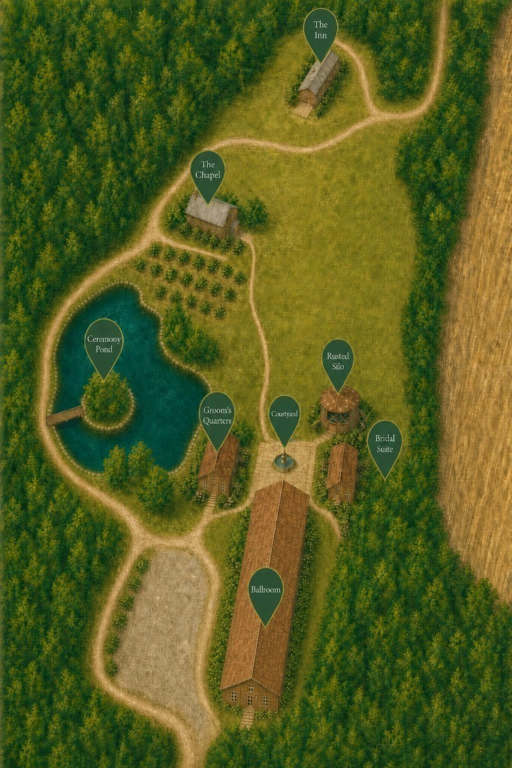
#> input picture public/maps/hidden-acres-grounds-illustrated.png, 1024 x 1536 px, found by its file name (shown at 1/2 size)
$ python _qa_sample_white_v11.py
#> lines starting #> are read from the running program, lines starting #| are printed output that depends on the picture; after the words box and inside, x2 and y2 are one past the last pixel; in counts of white or black regions, pixels touching at a corner belong together
from PIL import Image, ImageDraw
import numpy as np
from pathlib import Path

src = Path(r"C:\Dev\hidden-acres\public\maps\hidden-acres-grounds-illustrated.png")
im = Image.open(src).convert("RGB")
#> im is the input picture: PIL image 1024x1536 RGB; mean R, G, B 86.3, 93.6, 32.6
a = np.asarray(im).astype(np.float32)
h, w, _ = a.shape
#> h = 1536; w = 1024
r, g, b = a[:, :, 0], a[:, :, 1], a[:, :, 2]
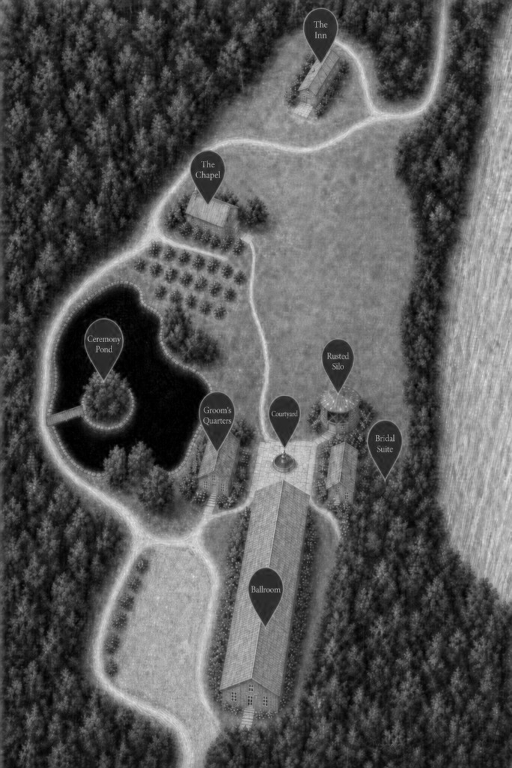
#> r: shape (1536, 1024) float32 (shown at 1/2 size); min 0, max 235, mean 86.3
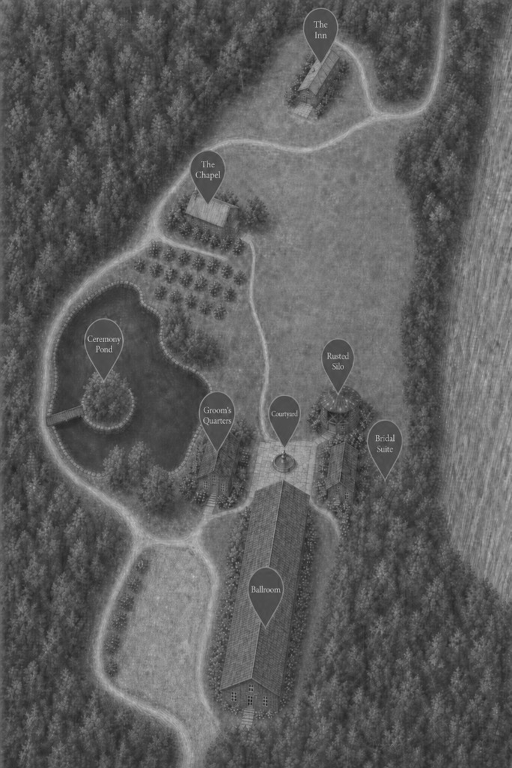
#> g: shape (1536, 1024) float32 (shown at 1/2 size); min 16, max 217, mean 93.6
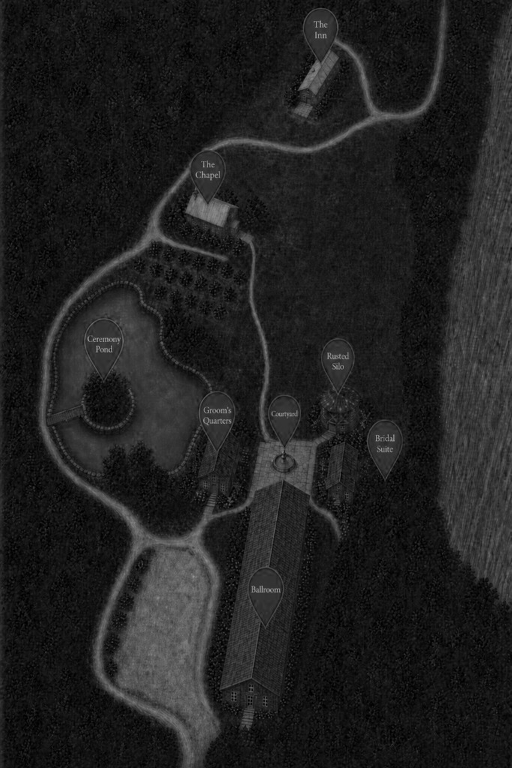
#> b: shape (1536, 1024) float32 (shown at 1/2 size); min 0, max 193, mean 32.6

# Sample brightness near known pin labels
samples = {
    "inn": (470, 55),
    "chapel": (300, 340),
    "pond": (222, 530),
    "silo": (448, 565),
    "ball": (378, 760),
    "bridal": (500, 725),
    "court": (425, 675),
    "grooms": (348, 600),
}
for name, (x, y) in samples.items():
    patch = a[y-8:y+8, x-20:x+20]
    # brightest pixels
    lum = patch.mean(axis=2)
    flat = patch.reshape(-1, 3)
    idxs = np.argsort(lum.ravel())[-5:]
    print(name, "brightest", flat[idxs].astype(int).tolist(), "mean", flat.mean(0).astype(int).tolist())
#> this loop made 8 passes
#> idxs on passes 1 to 8: [468, 381, 222, 183, 223], [204, 246, 6, 205, 5], [72, 70, 109, 71, 110], [20, 272, 273, 233, 280], [36, 119, 79, 38, 39], [236, 234, 195, 275, 235], [29, 274, 234, 275, 235], [523, 564, 565, 524, 8]
#| inn brightest [[86, 106, 43], [95, 112, 31], [93, 111, 38], [99, 117, 44], [100, 117, 43]] mean [50, 76, 19]
#| chapel brightest [[105, 115, 41], [113, 113, 39], [106, 120, 43], [115, 118, 43], [107, 123, 49]] mean [48, 74, 18]
#| pond brightest [[217, 178, 117], [217, 178, 118], [217, 178, 120], [219, 180, 120], [218, 180, 121]] mean [166, 136, 67]
#| silo brightest [[153, 132, 59], [160, 134, 54], [160, 134, 55], [161, 134, 55], [150, 142, 62]] mean [127, 112, 37]
#| ball brightest [[63, 71, 20], [63, 72, 20], [70, 75, 22], [74, 78, 24], [81, 82, 25]] mean [12, 58, 33]
#| bridal brightest [[148, 133, 43], [147, 136, 47], [149, 137, 48], [149, 138, 48], [158, 145, 56]] mean [121, 113, 28]
#| court brightest [[142, 126, 40], [141, 130, 47], [140, 131, 49], [141, 132, 51], [142, 134, 53]] mean [94, 99, 22]
#| grooms brightest [[154, 131, 52], [156, 133, 53], [155, 133, 54], [156, 133, 55], [158, 133, 54]] mean [94, 92, 26]

# Lower white threshold
for thr in [160, 170, 180, 190, 200]:
    m = (r > thr) & (g > thr) & (b > thr)
    print(f"white>{thr}: {int(m.sum())}")
#> this loop made 5 passes
#| white>160: 110
#| white>170: 40
#| white>180: 9
#| white>190: 1
#| white>200: 0
#> pass 1, `m = (r > thr) & (g > thr) & (b > thr)`:
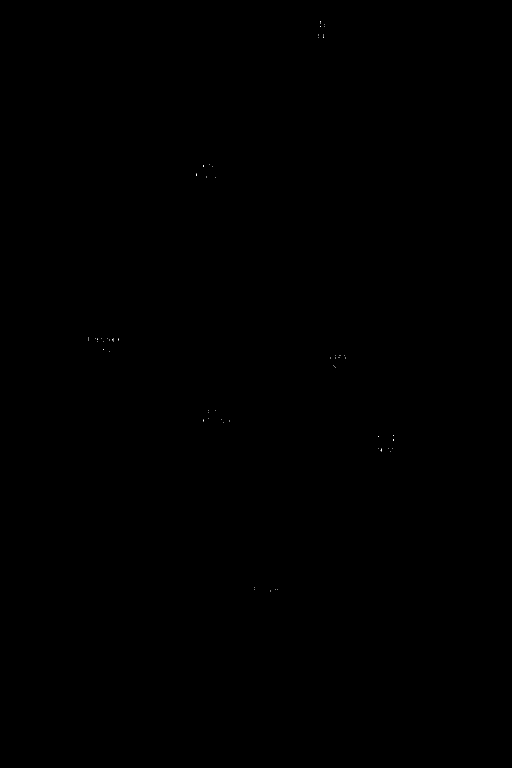
#> m: shape (1536, 1024) bool (shown at 1/2 size); 0.01% white in thin lines or dots, all inside (x1, y1, x2, y2) = (176, 42, 788, 1183)
#> after the loop: m: shape (1536, 1024) bool; every value is 0

# Gold/cream pin border: high L, similar RGB, not pure white
border = (r > 170) & (g > 155) & (b > 100) & (r < 245) & (np.abs(r - g) < 40) & (r > b + 20)
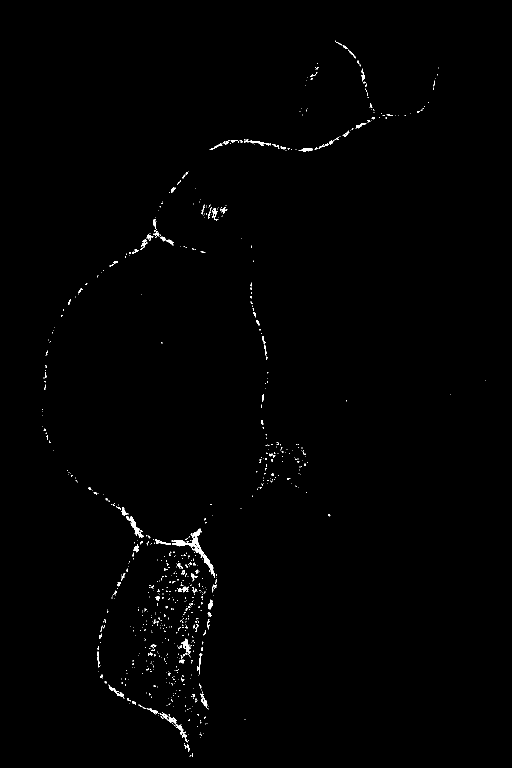
#> border: shape (1536, 1024) bool (shown at 1/2 size); 0.6% white; 759 white regions (677 under 20 px), largest, box (x1, y1, x2, y2) and area: (343, 1057, 429, 1156) 1147, (319, 1424, 375, 1485) 402, (252, 1032, 288, 1076) 362
print("border-ish", int(border.sum()))
#| border-ish 9489

$ run again, with public/maps/_qa-ballroom-crop-from-base-gen.png copied over public/maps/hidden-acres-grounds-illustrated.png
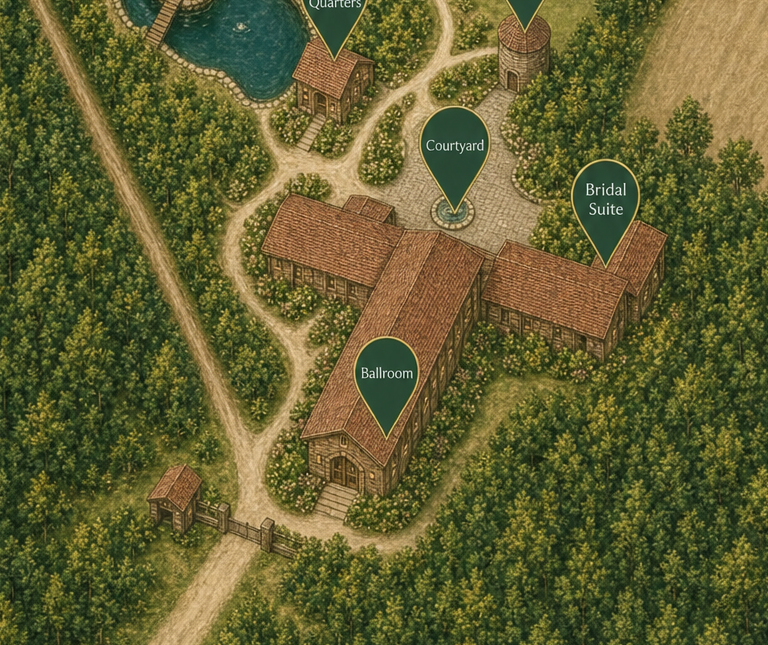
#> input picture public/maps/_qa-ballroom-crop-from-base-gen.png, 768 x 645 px, found by its file name
#> `r, g, b = a[:, :, 0], a[:, :, 1], a[:, :, 2]`:
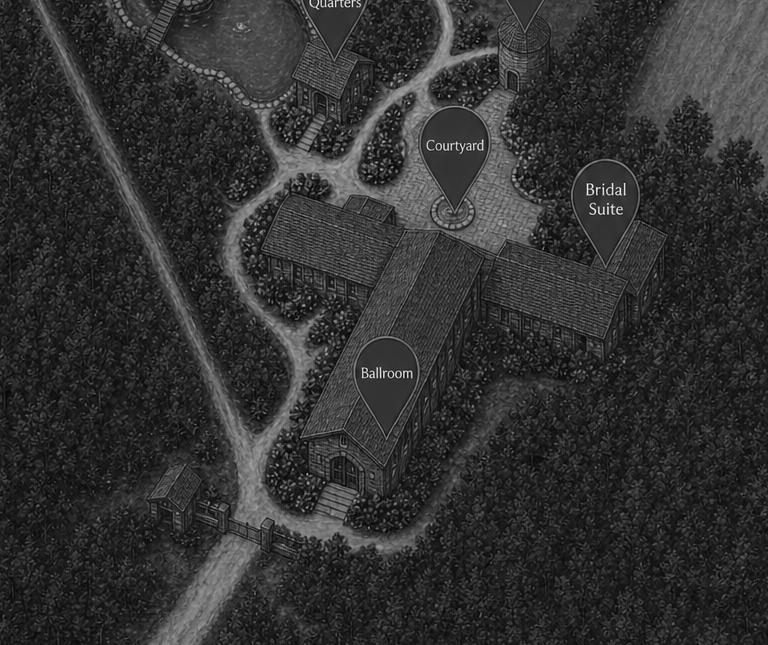
#> b: shape (645, 768) float32; min 3, max 249, mean 49.8
#> the loop `for name, (x, y) in samples.items():` made 8 passes
#> idxs on passes 1, 2, 3, 4, 8: [271, 381, 274, 232, 310], [368, 367, 408, 8, 449], [627, 635, 626, 628, 630], [259, 561, 500, 499, 539], [148, 102, 260, 166, 300]
#> (printed output is left out)
#> the loop `for thr in [160, 170, 180, 190, 200]:` made 5 passes
#| white>160: 651
#| white>170: 483
#| white>180: 383
#| white>190: 303
#| white>200: 220
#> `border = (r > 170) & (g > 155) & (b > 100) & (r < 245) & (np.abs(r - g..`:
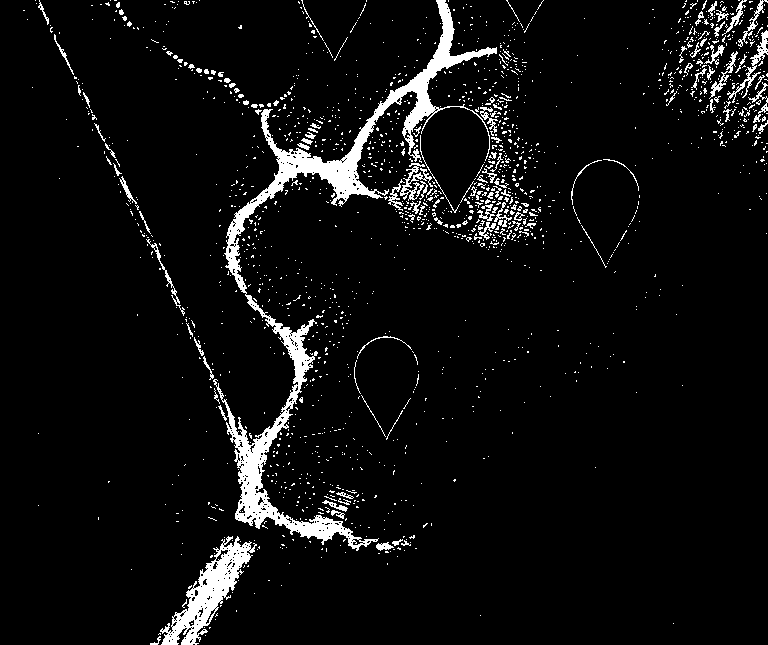
#> border: shape (645, 768) bool; 5.7% white; 1677 white regions (1567 under 20 px), largest, box (x1, y1, x2, y2) and area: (213, 0, 497, 551) 13091, (160, 536, 257, 645) 3330, (400, 163, 433, 201) 468
#| border-ish 28299

$ run again, with public/maps/_qa-chapel-crop-donor.png copied over public/maps/hidden-acres-grounds-illustrated.png
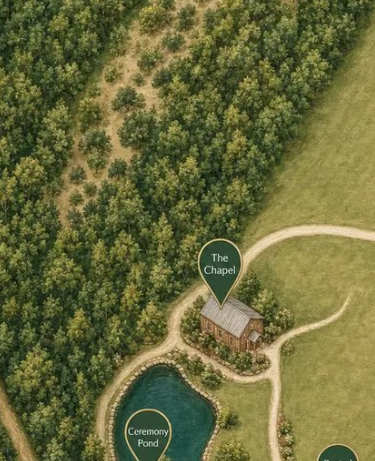
#> input picture public/maps/_qa-chapel-crop-donor.png, 375 x 461 px, found by its file name
#> `r, g, b = a[:, :, 0], a[:, :, 1], a[:, :, 2]`:
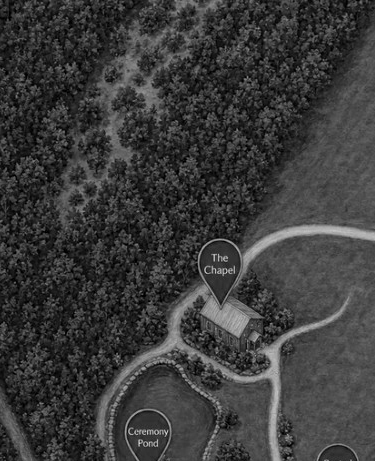
#> b: shape (461, 375) float32; min 0, max 223, mean 59.2
#> the loop `for name, (x, y) in samples.items():` made 8 passes
#> idxs on pass 2: [19, 91, 131, 15, 18]
#> (printed output is left out)
#> the loop `for thr in [160, 170, 180, 190, 200]:` made 5 passes
#| white>160: 1758
#| white>170: 837
#| white>180: 187
#| white>190: 22
#| white>200: 3
#> `border = (r > 170) & (g > 155) & (b > 100) & (r < 245) & (np.abs(r - g..`:
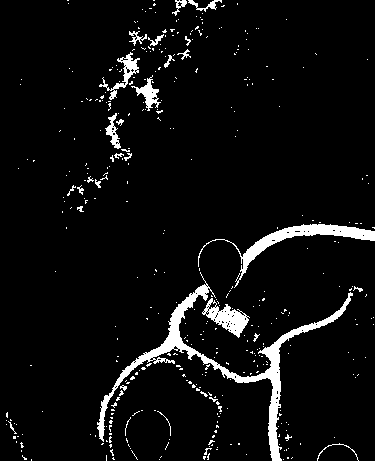
#> border: shape (461, 375) bool; 5.5% white; 392 white regions (362 under 20 px), largest, box (x1, y1, x2, y2) and area: (97, 272, 353, 461) 3911, (198, 224, 375, 288) 1643, (202, 298, 250, 338) 771
#| border-ish 9446

$ run again, with public/maps/_qa-chapel-crop-donor2.png copied over public/maps/hidden-acres-grounds-illustrated.png
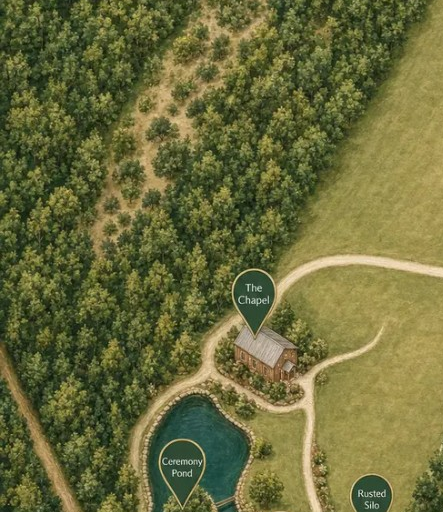
#> input picture public/maps/_qa-chapel-crop-donor2.png, 443 x 512 px, found by its file name
#> `r, g, b = a[:, :, 0], a[:, :, 1], a[:, :, 2]`:
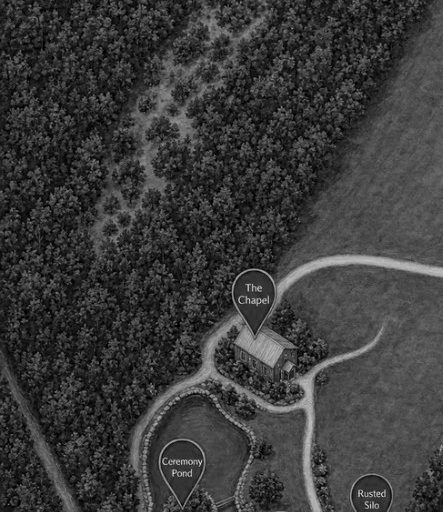
#> b: shape (512, 443) float32; min 0, max 223, mean 59.1
#> the loop `for name, (x, y) in samples.items():` made 8 passes
#> idxs on pass 2: [476, 359, 561, 600, 520]
#> (printed output is left out)
#> the loop `for thr in [160, 170, 180, 190, 200]:` made 5 passes
#| white>160: 2139
#| white>170: 1091
#| white>180: 253
#| white>190: 33
#| white>200: 7
#> `border = (r > 170) & (g > 155) & (b > 100) & (r < 245) & (np.abs(r - g..`:
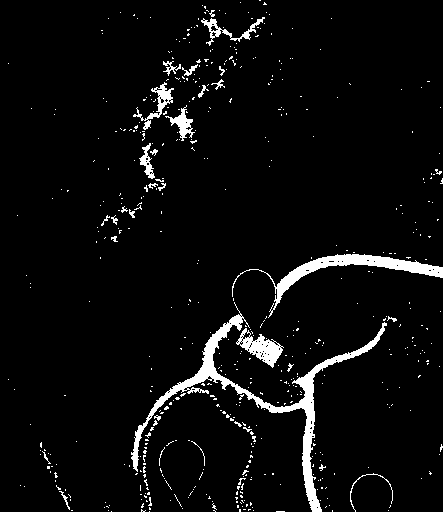
#> border: shape (512, 443) bool; 4.7% white; 530 white regions (498 under 20 px), largest, box (x1, y1, x2, y2) and area: (131, 302, 387, 512) 4117, (232, 254, 443, 318) 2006, (236, 328, 284, 368) 771
#| border-ish 10697
